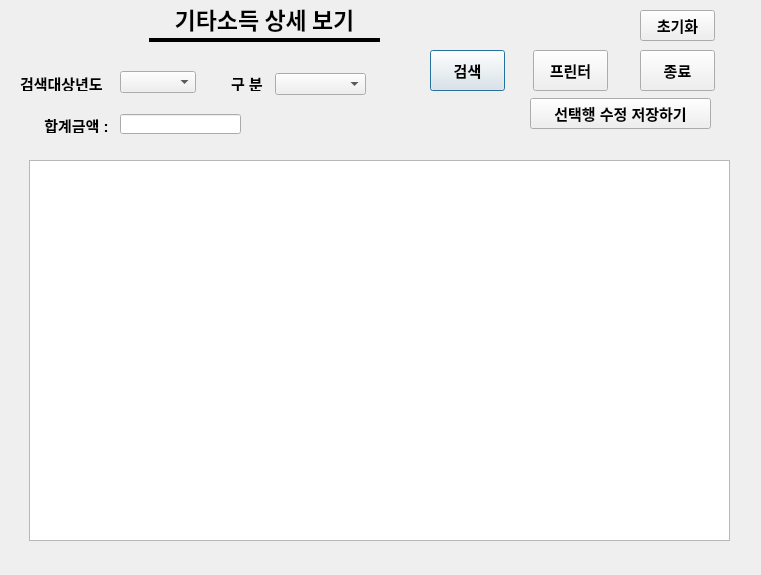
<?xml version="1.0" encoding="UTF-8"?>
<ui version="4.0">
 <class>Dialog</class>
 <widget class="QDialog" name="Dialog">
  <property name="geometry">
   <rect>
    <x>0</x>
    <y>0</y>
    <width>761</width>
    <height>575</height>
   </rect>
  </property>
  <property name="font">
   <font>
    <pointsize>11</pointsize>
   </font>
  </property>
  <property name="windowTitle">
   <string>계정별검색보기</string>
  </property>
  <widget class="QLabel" name="title_label">
   <property name="geometry">
    <rect>
     <x>149</x>
     <y>3</y>
     <width>231</width>
     <height>31</height>
    </rect>
   </property>
   <property name="font">
    <font>
     <family>맑은 고딕</family>
     <pointsize>17</pointsize>
     <weight>75</weight>
     <bold>true</bold>
    </font>
   </property>
   <property name="text">
    <string>기타소득 상세 보기</string>
   </property>
   <property name="alignment">
    <set>Qt::AlignCenter</set>
   </property>
  </widget>
  <widget class="QLabel" name="label_2">
   <property name="geometry">
    <rect>
     <x>20</x>
     <y>75</y>
     <width>96</width>
     <height>16</height>
    </rect>
   </property>
   <property name="font">
    <font>
     <pointsize>11</pointsize>
     <weight>75</weight>
     <bold>true</bold>
    </font>
   </property>
   <property name="text">
    <string>검색대상년도</string>
   </property>
  </widget>
  <widget class="Line" name="line">
   <property name="geometry">
    <rect>
     <x>149</x>
     <y>30</y>
     <width>231</width>
     <height>20</height>
    </rect>
   </property>
   <property name="minimumSize">
    <size>
     <width>151</width>
     <height>0</height>
    </size>
   </property>
   <property name="frameShadow">
    <enum>QFrame::Plain</enum>
   </property>
   <property name="lineWidth">
    <number>4</number>
   </property>
   <property name="orientation">
    <enum>Qt::Horizontal</enum>
   </property>
  </widget>
  <widget class="QLabel" name="label_8">
   <property name="geometry">
    <rect>
     <x>36</x>
     <y>117</y>
     <width>81</width>
     <height>16</height>
    </rect>
   </property>
   <property name="font">
    <font>
     <pointsize>11</pointsize>
     <weight>75</weight>
     <bold>true</bold>
    </font>
   </property>
   <property name="text">
    <string>합계금액 :</string>
   </property>
   <property name="alignment">
    <set>Qt::AlignCenter</set>
   </property>
  </widget>
  <widget class="QLineEdit" name="hap_widget">
   <property name="geometry">
    <rect>
     <x>120</x>
     <y>114</y>
     <width>121</width>
     <height>20</height>
    </rect>
   </property>
   <property name="font">
    <font>
     <pointsize>11</pointsize>
     <weight>75</weight>
     <bold>true</bold>
    </font>
   </property>
   <property name="layoutDirection">
    <enum>Qt::LeftToRight</enum>
   </property>
   <property name="alignment">
    <set>Qt::AlignRight|Qt::AlignTrailing|Qt::AlignVCenter</set>
   </property>
  </widget>
  <widget class="QTableWidget" name="result_tableWidget">
   <property name="geometry">
    <rect>
     <x>29</x>
     <y>160</y>
     <width>701</width>
     <height>381</height>
    </rect>
   </property>
   <property name="font">
    <font>
     <pointsize>11</pointsize>
     <weight>75</weight>
     <bold>true</bold>
    </font>
   </property>
   <attribute name="horizontalHeaderStretchLastSection">
    <bool>true</bool>
   </attribute>
  </widget>
  <widget class="QPushButton" name="serch_Button">
   <property name="geometry">
    <rect>
     <x>430</x>
     <y>50</y>
     <width>75</width>
     <height>41</height>
    </rect>
   </property>
   <property name="font">
    <font>
     <pointsize>11</pointsize>
     <weight>75</weight>
     <bold>true</bold>
    </font>
   </property>
   <property name="text">
    <string>검색</string>
   </property>
  </widget>
  <widget class="QPushButton" name="reset_Button">
   <property name="geometry">
    <rect>
     <x>640</x>
     <y>10</y>
     <width>75</width>
     <height>31</height>
    </rect>
   </property>
   <property name="font">
    <font>
     <pointsize>11</pointsize>
     <weight>75</weight>
     <bold>true</bold>
    </font>
   </property>
   <property name="text">
    <string>초기화</string>
   </property>
  </widget>
  <widget class="QPushButton" name="close_Button">
   <property name="geometry">
    <rect>
     <x>640</x>
     <y>50</y>
     <width>75</width>
     <height>41</height>
    </rect>
   </property>
   <property name="font">
    <font>
     <pointsize>11</pointsize>
     <weight>75</weight>
     <bold>true</bold>
    </font>
   </property>
   <property name="text">
    <string>종료</string>
   </property>
  </widget>
  <widget class="QComboBox" name="year_combo_widget">
   <property name="geometry">
    <rect>
     <x>120</x>
     <y>71</y>
     <width>76</width>
     <height>22</height>
    </rect>
   </property>
   <property name="font">
    <font>
     <pointsize>11</pointsize>
     <weight>75</weight>
     <bold>true</bold>
    </font>
   </property>
  </widget>
  <widget class="QPushButton" name="edit_cost_Button">
   <property name="geometry">
    <rect>
     <x>530</x>
     <y>98</y>
     <width>181</width>
     <height>31</height>
    </rect>
   </property>
   <property name="font">
    <font>
     <pointsize>11</pointsize>
     <weight>75</weight>
     <bold>true</bold>
    </font>
   </property>
   <property name="text">
    <string>선택행 수정 저장하기</string>
   </property>
  </widget>
  <widget class="QPushButton" name="serch_Button_2">
   <property name="geometry">
    <rect>
     <x>533</x>
     <y>50</y>
     <width>75</width>
     <height>41</height>
    </rect>
   </property>
   <property name="font">
    <font>
     <pointsize>11</pointsize>
     <weight>75</weight>
     <bold>true</bold>
    </font>
   </property>
   <property name="text">
    <string>프린터</string>
   </property>
  </widget>
  <widget class="QLabel" name="label">
   <property name="geometry">
    <rect>
     <x>231</x>
     <y>75</y>
     <width>41</width>
     <height>16</height>
    </rect>
   </property>
   <property name="font">
    <font>
     <pointsize>11</pointsize>
     <weight>75</weight>
     <bold>true</bold>
    </font>
   </property>
   <property name="text">
    <string>구 분</string>
   </property>
  </widget>
  <widget class="QComboBox" name="gubun_combo_widget">
   <property name="geometry">
    <rect>
     <x>275</x>
     <y>73</y>
     <width>91</width>
     <height>22</height>
    </rect>
   </property>
   <property name="font">
    <font>
     <pointsize>11</pointsize>
     <weight>75</weight>
     <bold>true</bold>
    </font>
   </property>
  </widget>
 </widget>
 <tabstops>
  <tabstop>serch_Button</tabstop>
  <tabstop>result_tableWidget</tabstop>
  <tabstop>hap_widget</tabstop>
  <tabstop>reset_Button</tabstop>
  <tabstop>close_Button</tabstop>
 </tabstops>
 <resources/>
 <connections>
  <connection>
   <sender>serch_Button</sender>
   <signal>clicked()</signal>
   <receiver>Dialog</receiver>
   <slot>serch_account()</slot>
   <hints>
    <hint type="sourcelabel">
     <x>504</x>
     <y>50</y>
    </hint>
    <hint type="destinationlabel">
     <x>550</x>
     <y>79</y>
    </hint>
   </hints>
  </connection>
  <connection>
   <sender>reset_Button</sender>
   <signal>clicked()</signal>
   <receiver>Dialog</receiver>
   <slot>reset()</slot>
   <hints>
    <hint type="sourcelabel">
     <x>640</x>
     <y>27</y>
    </hint>
    <hint type="destinationlabel">
     <x>389</x>
     <y>43</y>
    </hint>
   </hints>
  </connection>
  <connection>
   <sender>close_Button</sender>
   <signal>clicked()</signal>
   <receiver>Dialog</receiver>
   <slot>close()</slot>
   <hints>
    <hint type="sourcelabel">
     <x>640</x>
     <y>89</y>
    </hint>
    <hint type="destinationlabel">
     <x>709</x>
     <y>71</y>
    </hint>
   </hints>
  </connection>
  <connection>
   <sender>serch_Button_2</sender>
   <signal>clicked()</signal>
   <receiver>Dialog</receiver>
   <slot>other_income_print()</slot>
   <hints>
    <hint type="sourcelabel">
     <x>541</x>
     <y>56</y>
    </hint>
    <hint type="destinationlabel">
     <x>527</x>
     <y>65</y>
    </hint>
   </hints>
  </connection>
  <connection>
   <sender>edit_cost_Button</sender>
   <signal>clicked()</signal>
   <receiver>Dialog</receiver>
   <slot>edit_other_income()</slot>
   <hints>
    <hint type="sourcelabel">
     <x>544</x>
     <y>111</y>
    </hint>
    <hint type="destinationlabel">
     <x>463</x>
     <y>113</y>
    </hint>
   </hints>
  </connection>
 </connections>
 <slots>
  <slot>serch_account()</slot>
  <slot>reset()</slot>
  <slot>edit_other_income()</slot>
  <slot>other_income_print()</slot>
 </slots>
</ui>
